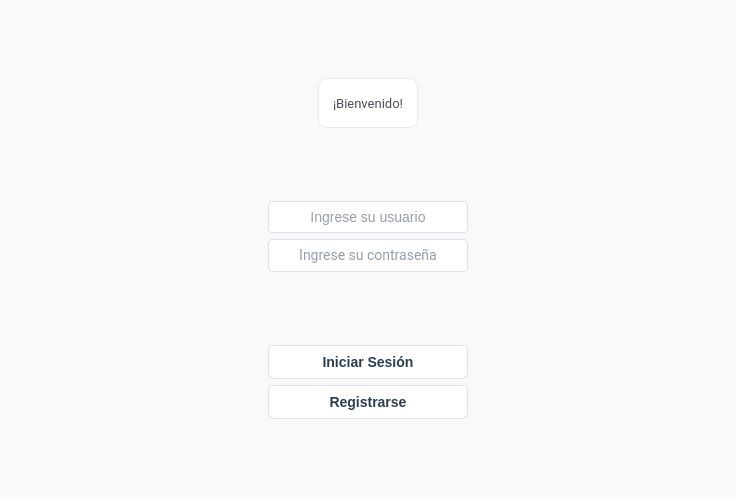
<?xml version="1.0" encoding="UTF-8"?>
<ui version="4.0">
 <class>Dialog</class>
 <widget class="QDialog" name="Dialog">
  <property name="geometry">
   <rect>
    <x>0</x>
    <y>0</y>
    <width>736</width>
    <height>497</height>
   </rect>
  </property>
  <property name="windowTitle">
   <string>Dialog</string>
  </property>
  <property name="styleSheet">
   <string notr="true">/* === ESTILO GENERAL === */
QWidget {
    background-color: #ffffff;
    color: #2c3e50;
    font-family: &quot;Segoe UI&quot;, &quot;Roboto&quot;, &quot;Arial&quot;, sans-serif;
    font-size: 14px;
}

QMainWindow, QDialog {
    background-color: #f8f9fa;
}

/* === BOTONES === */
QPushButton {
    background-color: #ffffff;
    color: #2c3e50;
    border: 1px solid #dee2e6;
    border-radius: 6px;
    padding: 8px 16px;
    font-weight: 500;
}

QPushButton:hover {
    background-color: #e9ecef;
    border: 1px solid #adb5bd;
}

QPushButton:pressed {
    background-color: #dee2e6;
}

QPushButton:disabled {
    background-color: #f8f9fa;
    color: #adb5bd;
}

/* === CAMPOS DE TEXTO === */
QLineEdit, QTextEdit, QPlainTextEdit {
    background-color: #ffffff;
    color: #2c3e50;
    border: 1px solid #dee2e6;
    border-radius: 4px;
    padding: 6px 10px;
}

QLineEdit:focus, QTextEdit:focus, QPlainTextEdit:focus {
    border: 1px solid #495057;
    background-color: #ffffff;
}

/* === LABELS === */
QLabel {
    color: #495057;
    background-color: transparent;
    font-size: 13px;
}

/* === TABLAS === */
QTableWidget {
    background-color: #ffffff;
    border: 1px solid #dee2e6;
    border-radius: 6px;
    gridline-color: #e9ecef;
}

QTableWidget::item {
    padding: 8px;
    border-bottom: 1px solid #f1f3f5;
}

QTableWidget::item:selected {
    background-color: #e9ecef;
    color: #2c3e50;
}

QHeaderView::section {
    background-color: #f8f9fa;
    color: #495057;
    padding: 8px;
    border: none;
    border-bottom: 2px solid #dee2e6;
    font-weight: 600;
}

/* === SCROLLBAR === */
QScrollBar:vertical {
    border: none;
    background: #f8f9fa;
    width: 10px;
    border-radius: 5px;
}

QScrollBar::handle:vertical {
    background: #ced4da;
    border-radius: 5px;
    min-height: 20px;
}

QScrollBar::handle:vertical:hover {
    background: #adb5bd;
}

QScrollBar::add-line:vertical, QScrollBar::sub-line:vertical {
    height: 0px;
}

/* === FRAMES === */
QFrame {
    background-color: #ffffff;
    border: 1px solid #e9ecef;
    border-radius: 8px;
}</string>
  </property>
  <layout class="QVBoxLayout" name="verticalLayout_4">
   <item>
    <layout class="QHBoxLayout" name="horizontalLayout">
     <item>
      <spacer name="horizontalSpacer">
       <property name="orientation">
        <enum>Qt::Horizontal</enum>
       </property>
       <property name="sizeHint" stdset="0">
        <size>
         <width>40</width>
         <height>20</height>
        </size>
       </property>
      </spacer>
     </item>
     <item>
      <widget class="QLabel" name="label">
       <property name="minimumSize">
        <size>
         <width>100</width>
         <height>50</height>
        </size>
       </property>
       <property name="maximumSize">
        <size>
         <width>100</width>
         <height>50</height>
        </size>
       </property>
       <property name="font">
        <font>
         <family>Segoe UI,Roboto,Arial,sans-serif</family>
         <pointsize>-1</pointsize>
        </font>
       </property>
       <property name="text">
        <string>¡Bienvenido!</string>
       </property>
       <property name="alignment">
        <set>Qt::AlignCenter</set>
       </property>
      </widget>
     </item>
     <item>
      <spacer name="horizontalSpacer_2">
       <property name="orientation">
        <enum>Qt::Horizontal</enum>
       </property>
       <property name="sizeHint" stdset="0">
        <size>
         <width>40</width>
         <height>20</height>
        </size>
       </property>
      </spacer>
     </item>
    </layout>
   </item>
   <item>
    <layout class="QVBoxLayout" name="verticalLayout_2">
     <item>
      <layout class="QHBoxLayout" name="horizontalLayout_2">
       <item>
        <spacer name="horizontalSpacer_3">
         <property name="orientation">
          <enum>Qt::Horizontal</enum>
         </property>
         <property name="sizeHint" stdset="0">
          <size>
           <width>40</width>
           <height>20</height>
          </size>
         </property>
        </spacer>
       </item>
       <item>
        <widget class="QLineEdit" name="login_user">
         <property name="minimumSize">
          <size>
           <width>200</width>
           <height>0</height>
          </size>
         </property>
         <property name="maximumSize">
          <size>
           <width>200</width>
           <height>16777215</height>
          </size>
         </property>
         <property name="alignment">
          <set>Qt::AlignCenter</set>
         </property>
         <property name="placeholderText">
          <string extracomment="r">Ingrese su usuario</string>
         </property>
        </widget>
       </item>
       <item>
        <spacer name="horizontalSpacer_4">
         <property name="orientation">
          <enum>Qt::Horizontal</enum>
         </property>
         <property name="sizeHint" stdset="0">
          <size>
           <width>40</width>
           <height>20</height>
          </size>
         </property>
        </spacer>
       </item>
      </layout>
     </item>
     <item>
      <layout class="QHBoxLayout" name="horizontalLayout_3">
       <item>
        <spacer name="horizontalSpacer_5">
         <property name="orientation">
          <enum>Qt::Horizontal</enum>
         </property>
         <property name="sizeHint" stdset="0">
          <size>
           <width>40</width>
           <height>20</height>
          </size>
         </property>
        </spacer>
       </item>
       <item>
        <widget class="QLineEdit" name="login_password">
         <property name="minimumSize">
          <size>
           <width>200</width>
           <height>0</height>
          </size>
         </property>
         <property name="maximumSize">
          <size>
           <width>200</width>
           <height>16777215</height>
          </size>
         </property>
         <property name="font">
          <font>
           <family>Segoe UI,Roboto,Arial,sans-serif</family>
           <pointsize>-1</pointsize>
          </font>
         </property>
         <property name="echoMode">
          <enum>QLineEdit::Password</enum>
         </property>
         <property name="alignment">
          <set>Qt::AlignCenter</set>
         </property>
         <property name="placeholderText">
          <string>Ingrese su contraseña</string>
         </property>
        </widget>
       </item>
       <item>
        <spacer name="horizontalSpacer_6">
         <property name="orientation">
          <enum>Qt::Horizontal</enum>
         </property>
         <property name="sizeHint" stdset="0">
          <size>
           <width>40</width>
           <height>20</height>
          </size>
         </property>
        </spacer>
       </item>
      </layout>
     </item>
    </layout>
   </item>
   <item>
    <layout class="QVBoxLayout" name="verticalLayout_3">
     <item>
      <layout class="QHBoxLayout" name="horizontalLayout_4">
       <item>
        <spacer name="horizontalSpacer_7">
         <property name="orientation">
          <enum>Qt::Horizontal</enum>
         </property>
         <property name="sizeHint" stdset="0">
          <size>
           <width>40</width>
           <height>20</height>
          </size>
         </property>
        </spacer>
       </item>
       <item>
        <widget class="QPushButton" name="boton_login">
         <property name="minimumSize">
          <size>
           <width>200</width>
           <height>0</height>
          </size>
         </property>
         <property name="maximumSize">
          <size>
           <width>200</width>
           <height>16777215</height>
          </size>
         </property>
         <property name="text">
          <string>Iniciar Sesión</string>
         </property>
         <property name="icon">
          <iconset>
           <normaloff>../../../Users/Sebastián/Downloads/png-clipart-computer-icons-user-profile-circle-abstract-miscellaneous-rim.png</normaloff>../../../Users/Sebastián/Downloads/png-clipart-computer-icons-user-profile-circle-abstract-miscellaneous-rim.png</iconset>
         </property>
        </widget>
       </item>
       <item>
        <spacer name="horizontalSpacer_8">
         <property name="orientation">
          <enum>Qt::Horizontal</enum>
         </property>
         <property name="sizeHint" stdset="0">
          <size>
           <width>40</width>
           <height>20</height>
          </size>
         </property>
        </spacer>
       </item>
      </layout>
     </item>
     <item>
      <layout class="QHBoxLayout" name="horizontalLayout_5">
       <item>
        <spacer name="horizontalSpacer_9">
         <property name="orientation">
          <enum>Qt::Horizontal</enum>
         </property>
         <property name="sizeHint" stdset="0">
          <size>
           <width>40</width>
           <height>20</height>
          </size>
         </property>
        </spacer>
       </item>
       <item>
        <widget class="QPushButton" name="boton_registro">
         <property name="minimumSize">
          <size>
           <width>200</width>
           <height>0</height>
          </size>
         </property>
         <property name="maximumSize">
          <size>
           <width>200</width>
           <height>16777215</height>
          </size>
         </property>
         <property name="text">
          <string>Registrarse</string>
         </property>
         <property name="icon">
          <iconset>
           <normaloff>../../../Users/Sebastián/Downloads/3201052.png</normaloff>../../../Users/Sebastián/Downloads/3201052.png</iconset>
         </property>
        </widget>
       </item>
       <item>
        <spacer name="horizontalSpacer_10">
         <property name="orientation">
          <enum>Qt::Horizontal</enum>
         </property>
         <property name="sizeHint" stdset="0">
          <size>
           <width>40</width>
           <height>20</height>
          </size>
         </property>
        </spacer>
       </item>
      </layout>
     </item>
    </layout>
   </item>
  </layout>
 </widget>
 <resources/>
 <connections/>
</ui>
